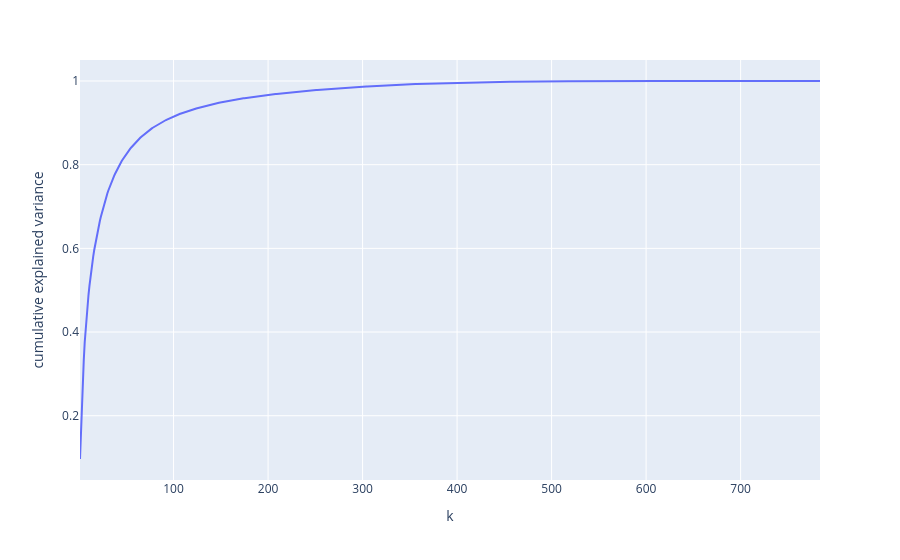

Notebook code for this chart:
### Markdown cell above
## Choosing k: keep 90% of the variance

### Code cell
full = PCA().fit(X_train)
cum = np.cumsum(full.explained_variance_ratio_)
k90 = int(np.searchsorted(cum, 0.90) + 1)
print("components for 90% of the variance:", k90)
px.line(x=np.arange(1, 785), y=cum, labels={"x": "k", "y": "cumulative explained variance"})

### Figure 1 — Plotly figure (JSON) as saved in the notebook; plotly's stock layout.template omitted (floating-point values rounded to 4 significant figures; data arrays with more than 128 entries replaced by an {"elided": "..."} marker saying what was removed)
{"data": [{"hovertemplate": "k=%{x}<br>cumulative explained variance=%{y}<extra></extra>", "legendgroup": "", "line": {"color": "#636efa", "dash": "solid"}, "marker": {"symbol": "circle"}, "mode": "lines", "name": "", "orientation": "v", "showlegend": false, "type": "scatter", "x": {"elided": "784 int values"}, "xaxis": "x", "y": {"elided": "784 float values"}, "yaxis": "y"}], "layout": {"legend": {"tracegroupgap": 0}, "margin": {"t": 60}, "xaxis": {"anchor": "y", "domain": [0.0, 1.0], "title": {"text": "k"}}, "yaxis": {"anchor": "x", "domain": [0.0, 1.0], "title": {"text": "cumulative explained variance"}}}}
